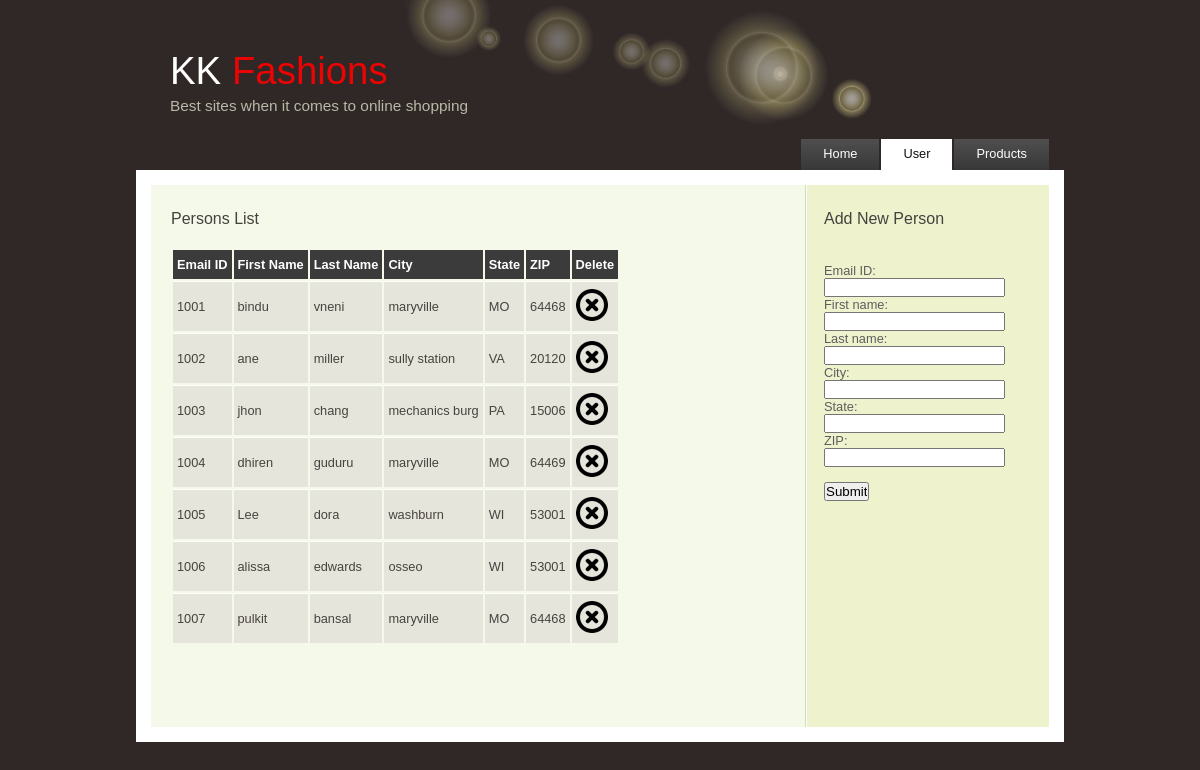
Page /getPerson.php on the committed database.
### tables this page shows
CREATE TABLE person
(emailid VARCHAR(30) NOT NULL, 
fname VARCHAR(30),
lname VARCHAR(30),
city VARCHAR(30),
state CHAR(2),
zip VARCHAR(10),
PRIMARY KEY (emailid)
);

### getPerson.php (the view, shortened to what this page needs)
<?php
$servername = "localhost";
$username = "root";
$password = "";
$conn = new mysqli($servername, $username, $password);
$sql = "SELECT * FROM pkr.person";
$result = $conn->query($sql);
?>
<?php include 'header.php';?>
<div id="main">
    <div id="header">
        <div id="logo">
            <div id="logo_text">
                <h1>
                    <a href="index.php">KK
                        <span class="logo_colour">Fashions</span>
                    </a>
                </h1>
                <h2>Best sites when it comes to online shopping</h2>
            </div>
        </div>
        <div id="menubar">
            <ul id="menu">
                <li >
                    <a href="index.php">Home</a>
                </li>
                <li class="selected">
                    <a href="getPerson.php">User</a>
                </li>
                <li>
                    <a href="getRoom.php">Products</a>
                </li>
            </ul>
        </div>
    </div>
    <div id="site_content">
        <div class="sidebar">
        <h3>Add New Person</h3>
        <form method="post" action="getPerson.php">
            <br>
            Email ID:<br>
            <input type="text" name="emailid" value="" required>
            <br>
			First name:<br>
            <input type="text" name="fname" value="" required>
            <br>
            Last name:<br>
            <input type="text" name="lname" value="" required>
            <br>
            City:<br>
            <input type="text" name="city" value="" required>
            <br>
            State:<br>
            <input type="text" name="state" value="" required>
            <br>
			ZIP:<br>
            <input type="text" name="zip" value="" required></textarea>
            <br>
            <br>
			<input type="submit" value="Submit">
            </form>
        </div>
        <div id="content">
        <h3> Persons List</h3>
        <table>
        <tr>
            <th>Email ID</th>
            <th>First Name</th>
            <th>Last Name</th>
            <th>City</th>
			<th>State</th>
			<th>ZIP</th>
            <th>Delete</th>
        </tr>
        <?php
        if ($result->num_rows > 0) {
            while($row = $result->fetch_assoc()) {
                echo "<tr><td>" . $row["emailid"]."</td><td>" . $row["fname"]."</td><td>" . $row["lname"]."</td><td>" . $row["city"]."</td><td>". $row["state"]."</td><td>". $row["zip"]."</td><td> <img src='./style/delete.png' alt='del' onclick='deluser(\"". $row["emailid"]."\")'> </td></tr>";
            }
        } else {
            echo "0 results";
        }
        ?>
        </table>
        </div>
    </div>
</div>
<?php include 'footer.php';
?>

### header.php (shortened to what this page needs)
<!DOCTYPE HTML>
<html>
<head>
  <link rel="stylesheet" type="text/css" href="style/style.css" />
</head>
<body>

### footer.php
</body>
</html>

### style/style.css (style rules this page uses)
html { height: 100%; }
* { margin: 0; padding: 0; }
body { font: normal .80em 'trebuchet ms', arial, sans-serif; background: #2F2827; color: #5D5D5D; }
img { border: 0; }
h1, h2, h3, h4, h5, h6 { font: normal 179% 'century gothic', arial, sans-serif; color: #43423F; margin: 0 0 15px 0; padding: 15px 0 5px 0; }
h2 { font: normal 145% 'century gothic', arial, sans-serif; color: #B60000; }
h3 { font: normal 125% 'century gothic', arial, sans-serif; }
a, a:hover { outline: none; text-decoration: underline; color: #ec0404; }
ul { margin: 2px 0 22px 17px; }
ul li { list-style-type: circle; margin: 0 0 6px 0; padding: 0 0 4px 5px; }
#main, #logo, #menubar, #site_content, #footer { margin-left: auto; margin-right: auto; }
#main { padding-bottom: 20px; }
#header { background: #2F2827; height: 170px; }
#logo { width: 860px; position: relative; height: 136px; background: url(logo.jpg) no-repeat; }
#logo #logo_text { position: absolute; top: 27px; left: 0; }
#logo h1, #logo h2 { font: normal 300% 'century gothic', arial, sans-serif; border-bottom: 0; text-transform: none; margin: 0; }
#logo_text h1, #logo_text h1 a, #logo_text h1 a:hover { padding: 22px 0 0 0; color: #FFF; text-decoration: none; }
#logo_text h1 a .logo_colour { color: #ec0404; }
#logo_text h2 { font-size: 120%; padding: 4px 0 0 0; color: #B7B9A7; }
#menubar { width: 898px; height: 46px; padding: 0 0 0 4px; }
ul#menu { float: right; margin: 0; padding: 0; }
ul#menu li { float: left; margin: 5px 0 0 0; padding: 0 0 0 6px; list-style: none; margin: 3px 2px 0 0; background: #635B53 url(tab.png) no-repeat 0 0; }
ul#menu li a { font: normal 100% 'lucida sans unicode', sans-serif; display: block; float: left; height: 20px; padding: 7px 22px 4px 16px; text-align: center; color: #FFF; text-decoration: none; background: #635B53 url(tab.png) no-repeat 100% 0; }
ul#menu li.selected a { height: 20px; padding: 7px 22px 4px 16px; }
ul#menu li.selected { margin: 3px 2px 0 0; background: #FFF; }
ul#menu li.selected a, ul#menu li.selected a:hover { background: #FFF; color: #111; }
#site_content { width: 858px; overflow: hidden; margin: 0 auto 0 auto; padding: 10px 20px 20px 20px; background: #F6F6F0 url(back.png) repeat-y; min-height: 40em; border: 15px solid #FFF; }
.sidebar { float: right; width: 190px; padding: 0 15px 20px 15px; }
#content { text-align: left; width: 613px; padding: 0; }
table { margin: 10px 0 30px 0; }
table tr th, table tr td { background: #3B3B3B; color: #FFF; padding: 7px 4px; text-align: left; }
table tr td { background: #E5E5DB; color: #47433F; border-top: 1px solid #FFF; }

### rows in the picture
person: emailid "1001", fname "bindu", lname "vneni", city "maryville", state "MO", zip "64468"
person: emailid "1002", fname "ane", lname "miller", city "sully station", state "VA", zip "20120"
person: emailid "1003", fname "jhon", lname "chang", city "mechanics burg", state "PA", zip "15006"
person: emailid "1004", fname "dhiren", lname "guduru", city "maryville", state "MO", zip "64469"
person: emailid "1005", fname "Lee", lname "dora", city "washburn", state "WI", zip "53001"
person: emailid "1006", fname "alissa", lname "edwards", city "osseo", state "WI", zip "53001"
person: emailid "1007", fname "pulkit", lname "bansal", city "maryville", state "MO", zip "64468"
